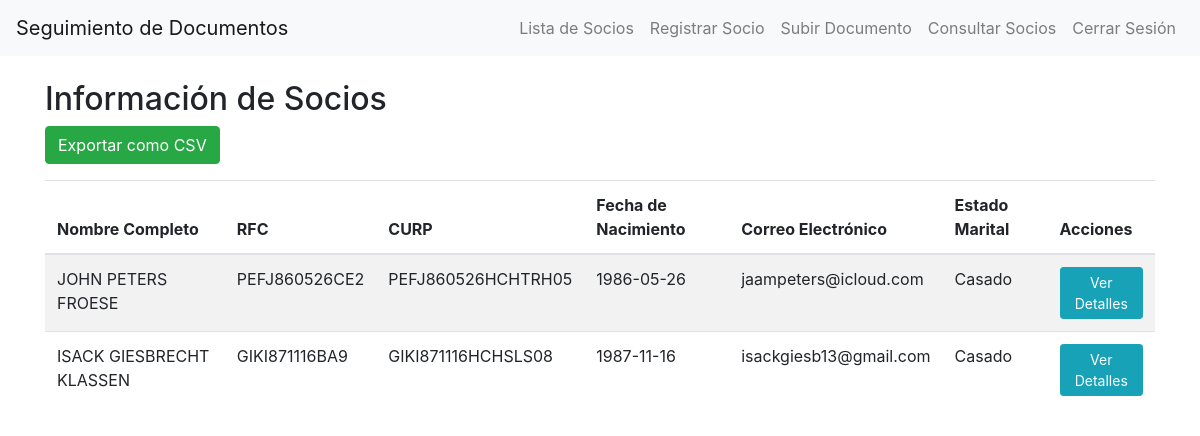
Screenshot of /consultar_socios (signed in) with the database file from the repository.
### models.py (models this page shows)
class Socio(db.Model):
    __tablename__ = 'socio'
    id = db.Column(db.Integer, primary_key=True)
    nombre = db.Column(db.String(100), nullable=False)
    apellido_paterno = db.Column(db.String(100), nullable=False)
    apellido_materno = db.Column(db.String(100), nullable=False)
    rfc = db.Column(db.String(13), nullable=False)
    curp = db.Column(db.String(18), nullable=False)
    fecha_nacimiento = db.Column(db.Date, nullable=False)
    direccion = db.Column(db.String(200), nullable=False)
    email = db.Column(db.String(120), unique=True, nullable=False)
    telefono_fijo = db.Column(db.String(20))
    telefono_celular = db.Column(db.String(20))
    estado_marital = db.Column(db.Enum(EstadoMaritalEnum), nullable=False)
    nombre_conyuge = db.Column(db.String(100))
    apellido_paterno_conyuge = db.Column(db.String(100))
    apellido_materno_conyuge = db.Column(db.String(100))
    user_id = db.Column(db.Integer, db.ForeignKey('usuario.id'), nullable=False)
    documentos = db.relationship('Document', backref='socio', lazy=True)

### app.py (the view)
@app.route('/consultar_socios')
@login_required
def consultar_socios():
    with app.app_context():
        socios = Socio.query.filter_by(user_id=current_user.id).all()
    return render_template('consultar_socios.html', socios=socios)

### models.py (called while the page is built)
@login_manager.user_loader
def load_user(user_id):
    return User.query.get(int(user_id))

### templates/consultar_socios.html
{% extends "base.html" %}
{% block content %}
<h2>Información de Socios</h2>
<a href="{{ url_for('exportar_socios') }}" class="btn btn-success mb-3">Exportar como CSV</a>
<table class="table table-striped">
    <thead>
        <tr>
            <th>Nombre Completo</th>
            <th>RFC</th>
            <th>CURP</th>
            <th>Fecha de Nacimiento</th>
            <th>Correo Electrónico</th>
            <th>Estado Marital</th>
            <th>Acciones</th>
        </tr>
    </thead>
    <tbody>
        {% for socio in socios %}
        <tr>
            <td>{{ socio.nombre }} {{ socio.apellido_paterno }} {{ socio.apellido_materno }}</td>
            <td>{{ socio.rfc }}</td>
            <td>{{ socio.curp }}</td>
            <td>{{ socio.fecha_nacimiento.strftime('%Y-%m-%d') }}</td>
            <td>{{ socio.email }}</td>
            <td>{{ socio.estado_marital.value }}</td>
            <td>
                <a href="{{ url_for('ver_socio', socio_id=socio.id) }}" class="btn btn-info btn-sm">Ver Detalles</a>
            </td>
        </tr>
        {% endfor %}
    </tbody>
</table>
{% endblock %}

### rows the page displays
Socio: nombre "JOHN", apellido_paterno "PETERS", apellido_materno "FROESE", rfc "PEFJ860526CE2", curp "PEFJ860526HCHTRH05", fecha_nacimiento "1986-05-26", email "jaampeters@icloud.com", estado_marital.value "Casado"
Socio: nombre "ISACK", apellido_paterno "GIESBRECHT", apellido_materno "KLASSEN", rfc "GIKI871116BA9", curp "GIKI871116HCHSLS08", fecha_nacimiento "1987-11-16", email "isackgiesb13@gmail.com", estado_marital.value "Casado"
